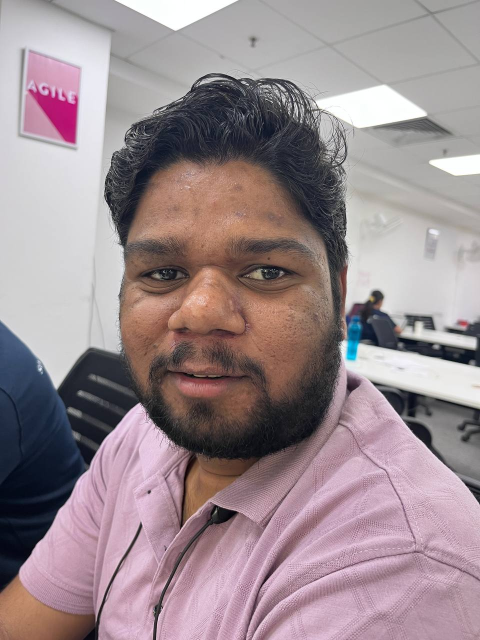
#> input picture test_dataset/abhijeet.jpg, 960 x 1280 px (shown at 1/2 size)
$ python -i skin_details.py   (imports and definitions only)   (older library calls are emulated)
#> lines starting #> are read from the running program, lines starting #| are printed output that depends on the picture; after the words box and inside, x2 and y2 are one past the last pixel; in counts of white or black regions, pixels touching at a corner belong together
import cv2
import numpy as np

def load_image(image_path):
    """Loads an image using OpenCV."""
    image = cv2.imread(image_path)
    if image is None:
        raise ValueError(f"Could not load image at {image_path}")
    return cv2.resize(image, (256, 256))

def get_redness_score(image):
    """Calculates redness intensity in the skin region."""
    hsv = cv2.cvtColor(image, cv2.COLOR_BGR2HSV)
    red_mask = cv2.inRange(hsv, (0, 50, 50), (10, 255, 255))
    redness_score = np.sum(red_mask) / (image.shape[0] * image.shape[1])
    return round(redness_score / 255 * 100, 2)  # Convert to %

def get_pigmentation_score(image):
    """Detects pigmentation by analyzing darker regions in grayscale."""
    gray = cv2.cvtColor(image, cv2.COLOR_BGR2GRAY)
    hist = cv2.calcHist([gray], [0], None, [256], [0, 256])
    dark_pixels = np.sum(hist[:50])
    pigmentation_score = dark_pixels / (image.shape[0] * image.shape[1])
    return round(pigmentation_score * 100, 2)  # Convert to %

def get_pores_score(image):
    """Estimates pores by detecting fine textures using High-Pass Filtering."""
    gray = cv2.cvtColor(image, cv2.COLOR_BGR2GRAY)
    high_pass = cv2.Laplacian(gray, cv2.CV_64F)
    high_pass = np.abs(high_pass)
    pores_score = np.mean(high_pass) / 255
    return round(pores_score * 100, 2)  # Convert to %

def details_scores(image_path):
    # Load and process image
    image = load_image(image_path)
#> in load_image, image is the input picture: shape (1280, 960, 3); mean B, G, R 143.9, 139.2, 155
#> in load_image, `return cv2.resize(image, (256, 256))`:
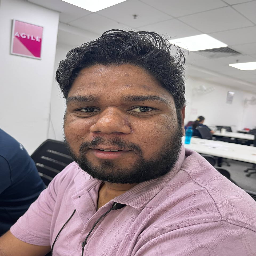
#> returned value: shape (256, 256, 3); mean of channels 0, 1, 2 144, 139.3, 155; drawn as B, G, R
    # Get scores
    scores = []
    redness = get_redness_score(image)
#> in get_redness_score, `hsv = cv2.cvtColor(image, cv2.COLOR_BGR2HSV)`: hsv: shape (256, 256, 3); mean H, S, V 92.4, 44.3, 158.1
#> in get_redness_score, `red_mask = cv2.inRange(hsv, (0, 50, 50), (10, 255, 255))`:
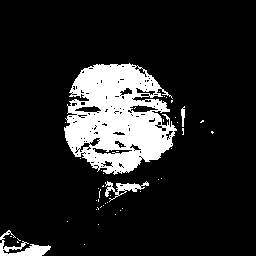
#> red_mask: shape (256, 256); 13.8% white; 46 white regions (42 under 20 px), largest, box (x1, y1, x2, y2) and area: (64, 63, 177, 175) 8093, (0, 230, 51, 256) 479, (105, 181, 149, 202) 297, (181, 106, 185, 127) 56
#> in get_redness_score, `redness_score = np.sum(red_mask) / (image.shape[0] * image.shape[1])`: redness_score = 35.09
#> redness = 13.76
    pigmentation = get_pigmentation_score(image)
#> in get_pigmentation_score, `gray = cv2.cvtColor(image, cv2.COLOR_BGR2GRAY)`:
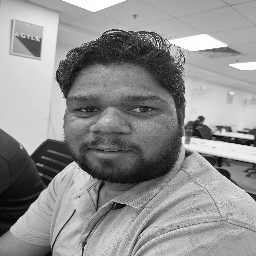
#> gray: shape (256, 256); min 1, max 255, mean 144.5
#> in get_pigmentation_score, `hist = cv2.calcHist([gray], [0], None, [256], [0, 256])`: hist = 256 values, max 1102 at index 211, min 0 at index 0, mean 256
#> in get_pigmentation_score, `dark_pixels = np.sum(hist[:50])`: dark_pixels = 7595
#> in get_pigmentation_score, `pigmentation_score = dark_pixels / (image.shape[0] * image.shape[1])`: pigmentation_score = 0.116
#> pigmentation = 11.59
    pores = get_pores_score(image)
#> in get_pores_score, `high_pass = cv2.Laplacian(gray, cv2.CV_64F)`:
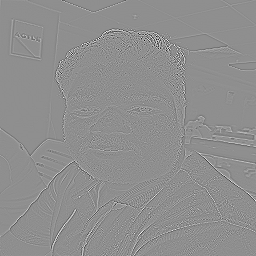
#> high_pass: shape (256, 256) float64; min -659, max 516, mean 0; drawn with min black and max white
#> in get_pores_score, `high_pass = np.abs(high_pass)`:
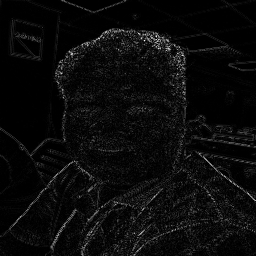
#> high_pass: shape (256, 256) float64; min 0, max 659, mean 28.8; drawn with min black and max white
#> in get_pores_score, `pores_score = np.mean(high_pass) / 255`: pores_score = 0.113
#> pores = 11.28
    scores.append(redness)
    scores.append(pigmentation)
    scores.append(pores)
    return scores

>>> result = details_scores('../test_dataset/abhijeet.jpg')
#> result = [13.76, 11.59, 11.28]

$ run again, on test_dataset/ajay.jpg
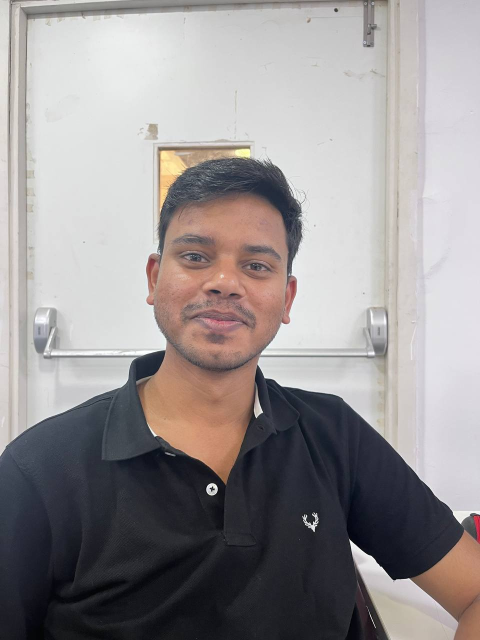
#> input picture test_dataset/ajay.jpg, 960 x 1280 px (shown at 1/2 size)
#> in load_image, image is the input picture: shape (1280, 960, 3); mean B, G, R 147, 146.3, 151.2
#> hsv: shape (256, 256, 3); mean H, S, V 69.1, 32.5, 155.5
#> in get_redness_score, `red_mask = cv2.inRange(hsv, (0, 50, 50), (10, 255, 255))`:
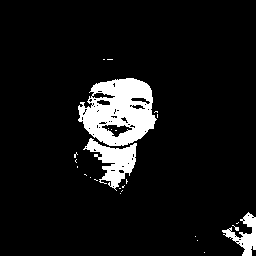
#> red_mask: shape (256, 256); 8.2% white; 26 white regions (23 under 20 px), largest, box (x1, y1, x2, y2) and area: (78, 78, 157, 146) 3468, (83, 138, 137, 191) 1208, (222, 212, 256, 256) 586
#> redness_score = 20.81
#> redness = 8.16
#> hist = 256 values, max 2097 at index 223, min 0 at index 0, mean 256
#> dark_pixels = 16271
#> pigmentation_score = 0.248
#> pigmentation = 24.83
#> in get_pores_score, `high_pass = np.abs(high_pass)`:
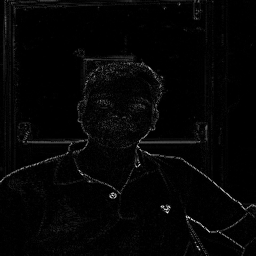
#> high_pass: shape (256, 256) float64; min 0, max 649, mean 14.1; drawn with min black and max white
#> pores_score = 0.0551
#> pores = 5.51
#> result = [8.16, 24.83, 5.51]

$ run again, on test_dataset/anil.jpg
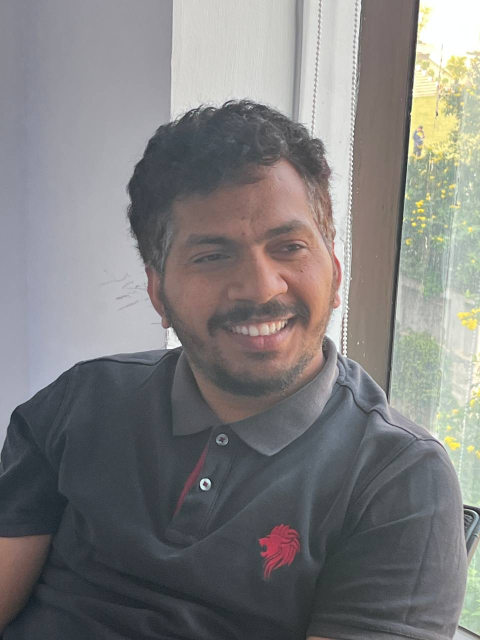
#> input picture test_dataset/anil.jpg, 960 x 1280 px (shown at 1/2 size)
#> in load_image, image is the input picture: shape (1280, 960, 3); mean B, G, R 125.9, 125.8, 127.2
#> hsv: shape (256, 256, 3); mean H, S, V 80.9, 30.6, 134.3
#> in get_redness_score, `red_mask = cv2.inRange(hsv, (0, 50, 50), (10, 255, 255))`:
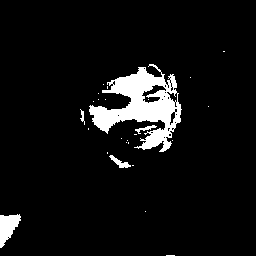
#> red_mask: shape (256, 256); 6.5% white; 26 white regions (21 under 20 px), largest, box (x1, y1, x2, y2) and area: (89, 64, 182, 152) 3593, (0, 214, 21, 248) 425, (109, 155, 131, 168) 107, (135, 125, 157, 134) 65, (80, 109, 85, 125) 35
#> redness_score = 16.59
#> redness = 6.5
#> hist = 256 values, max 781 at index 68, min 0 at index 0, mean 256
#> dark_pixels = 2072
#> pigmentation_score = 0.0316
#> pigmentation = 3.16
#> in get_pores_score, `high_pass = np.abs(high_pass)`:
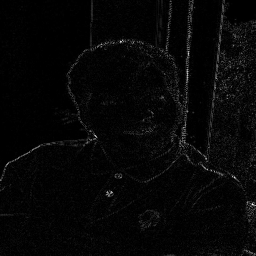
#> high_pass: shape (256, 256) float64; min 0, max 613, mean 16.5; drawn with min black and max white
#> pores_score = 0.0649
#> pores = 6.49
#> result = [6.5, 3.16, 6.49]
